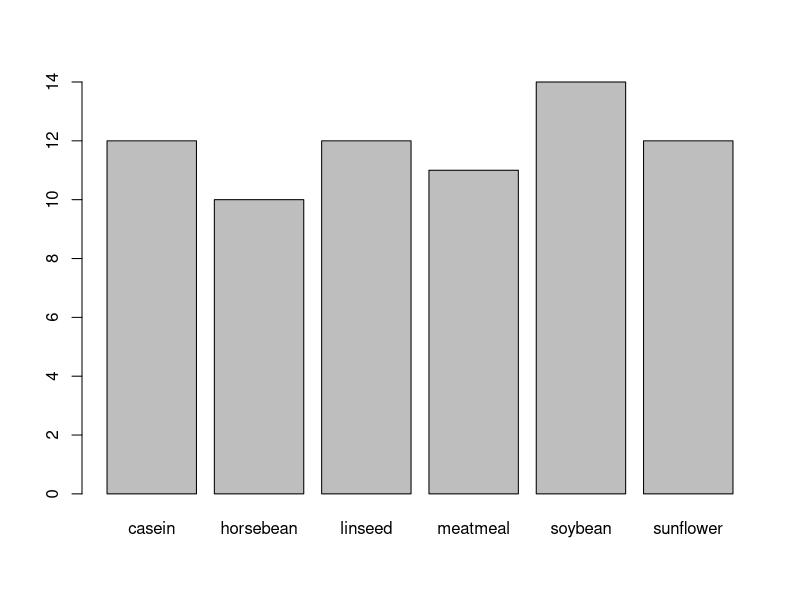

Generate this figure with R:
## ---- chunk 1
knitr::opts_chunk$set(echo = TRUE)
## ---- chunk 2
library(tidyverse)
library(dplyr)
## ---- chunk 3
chickwts <- as_tibble(chickwts)
## ---- chunk 4
summary(chickwts)
## ---- chunk 5
mean(chickwts$weight)
## ---- chunk 6
plot (chickwts$feed)
